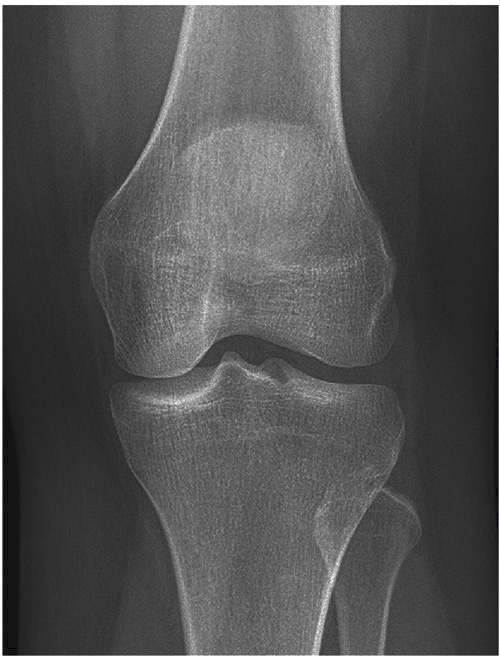
#> input picture imageLumination/1_low_processed.jpg, 500 x 660 px, found by its file name
$ python EdgeDetection.py
#> lines starting #> are read from the running program, lines starting #| are printed output that depends on the picture; after the words box and inside, x2 and y2 are one past the last pixel; in counts of white or black regions, pixels touching at a corner belong together
#> further down, img is the input picture: shape (660, 500, 3); mean B, G, R 82.5, 82.5, 82.5
import cv2
import numpy as np


def draw_lines(img, lines):
    try:
        for line in lines:
            coords = line[0]
            cv2.line(img, (coords[0], coords[1]),
                     (coords[2], coords[3]), [255, 255, 255], 3)
    except:
        pass


def edgeDetection(original_image):
    processed_img = original_image
    processed_img = cv2.GaussianBlur(processed_img, (3, 3), 7)
    processed_img = cv2.Canny(processed_img, threshold1=70, threshold2=150)
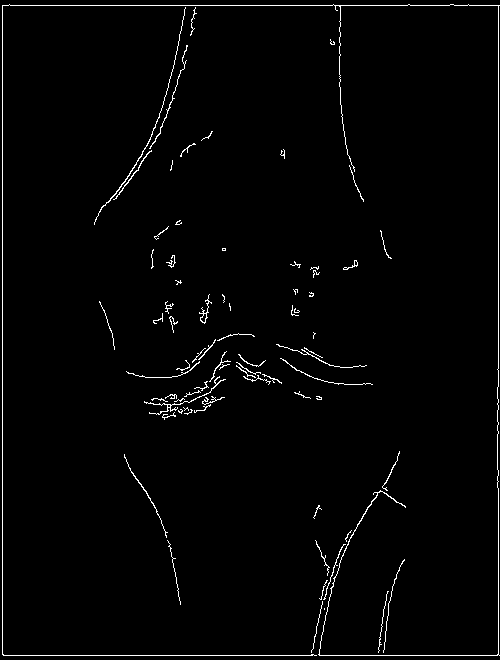
#> processed_img: shape (660, 500); 1.8% white in thin lines or dots

    #                   edges
    lines = cv2.HoughLinesP(processed_img, 1, np.pi/180, 180, 20, 15)
#> lines = [[2, 654, 2, 5], [498, 654, 498, 488], [334, 5, 407, 5], [3, 655, 312, 655], [10, 5, 332, 5], [498, 368, 498, 5]]
    draw_lines(processed_img, lines)
#> the loop in draw_lines, `for line in lines:` made 6 passes
#> after the loop in draw_lines, `for line in lines:`:
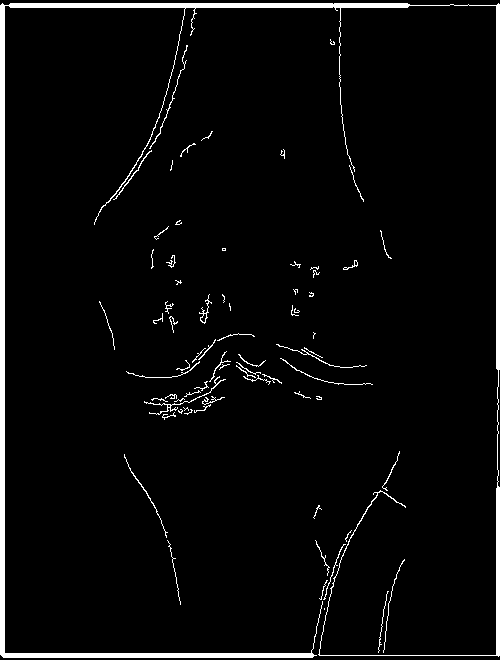
#> img: shape (660, 500); 3.9% white; 72 white regions (23 under 20 px), largest, box (x1, y1, x2, y2) and area: (0, 3, 500, 658) 10108, (144, 376, 226, 415) 174, (149, 45, 188, 149) 139
    return processed_img


img = cv2.imread('1_low_processed.jpg')
img_edge = edgeDetection(img)
cv2.imshow('Final image', img_edge)
cv2.imwrite("1_low_edge.jpg", img_edge)
